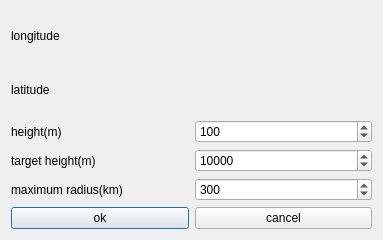
<?xml version="1.0" encoding="UTF-8"?>
<ui version="4.0">
 <class>QViewShed</class>
 <widget class="QDialog" name="QViewShed">
  <property name="windowModality">
   <enum>Qt::WindowModal</enum>
  </property>
  <property name="geometry">
   <rect>
    <x>0</x>
    <y>0</y>
    <width>383</width>
    <height>240</height>
   </rect>
  </property>
  <property name="windowTitle">
   <string>view analysis</string>
  </property>
  <layout class="QVBoxLayout" name="verticalLayout">
   <item>
    <layout class="QHBoxLayout" name="horizontalLayout">
     <item>
      <widget class="QLabel" name="label">
       <property name="text">
        <string>longitude</string>
       </property>
      </widget>
     </item>
     <item>
      <widget class="CoordinateEdit" name="widgetLon" native="true"/>
     </item>
    </layout>
   </item>
   <item>
    <layout class="QHBoxLayout" name="horizontalLayout_2">
     <item>
      <widget class="QLabel" name="label_2">
       <property name="text">
        <string>latitude</string>
       </property>
      </widget>
     </item>
     <item>
      <widget class="CoordinateEdit" name="widgetLat" native="true"/>
     </item>
    </layout>
   </item>
   <item>
    <layout class="QHBoxLayout" name="horizontalLayout_4">
     <item>
      <widget class="QLabel" name="label_3">
       <property name="text">
        <string>height(m)</string>
       </property>
      </widget>
     </item>
     <item>
      <widget class="QSpinBox" name="spinBoxHeight">
       <property name="maximum">
        <number>10000</number>
       </property>
       <property name="value">
        <number>100</number>
       </property>
      </widget>
     </item>
    </layout>
   </item>
   <item>
    <layout class="QHBoxLayout" name="horizontalLayout_5">
     <item>
      <widget class="QLabel" name="label_4">
       <property name="text">
        <string>target height(m)</string>
       </property>
      </widget>
     </item>
     <item>
      <widget class="QSpinBox" name="spinBoxMarkHeight">
       <property name="maximum">
        <number>100000</number>
       </property>
       <property name="value">
        <number>10000</number>
       </property>
      </widget>
     </item>
    </layout>
   </item>
   <item>
    <layout class="QHBoxLayout" name="horizontalLayout_6">
     <item>
      <widget class="QLabel" name="label_5">
       <property name="text">
        <string>maximum radius(km)</string>
       </property>
      </widget>
     </item>
     <item>
      <widget class="QSpinBox" name="spinBoxMaxRadii">
       <property name="minimum">
        <number>1</number>
       </property>
       <property name="maximum">
        <number>400</number>
       </property>
       <property name="value">
        <number>300</number>
       </property>
      </widget>
     </item>
    </layout>
   </item>
   <item>
    <layout class="QHBoxLayout" name="horizontalLayout_3">
     <item>
      <widget class="QPushButton" name="pushButtonOk">
       <property name="text">
        <string>ok</string>
       </property>
      </widget>
     </item>
     <item>
      <widget class="QPushButton" name="pushButtonCancel">
       <property name="text">
        <string>cancel</string>
       </property>
      </widget>
     </item>
    </layout>
   </item>
  </layout>
 </widget>
 <customwidgets>
  <customwidget>
   <class>CoordinateEdit</class>
   <extends>QWidget</extends>
   <header>CoordinateEdit.h</header>
   <container>1</container>
  </customwidget>
 </customwidgets>
 <resources/>
 <connections>
  <connection>
   <sender>pushButtonCancel</sender>
   <signal>clicked()</signal>
   <receiver>QViewShed</receiver>
   <slot>reject()</slot>
   <hints>
    <hint type="sourcelabel">
     <x>266</x>
     <y>218</y>
    </hint>
    <hint type="destinationlabel">
     <x>273</x>
     <y>235</y>
    </hint>
   </hints>
  </connection>
 </connections>
</ui>
